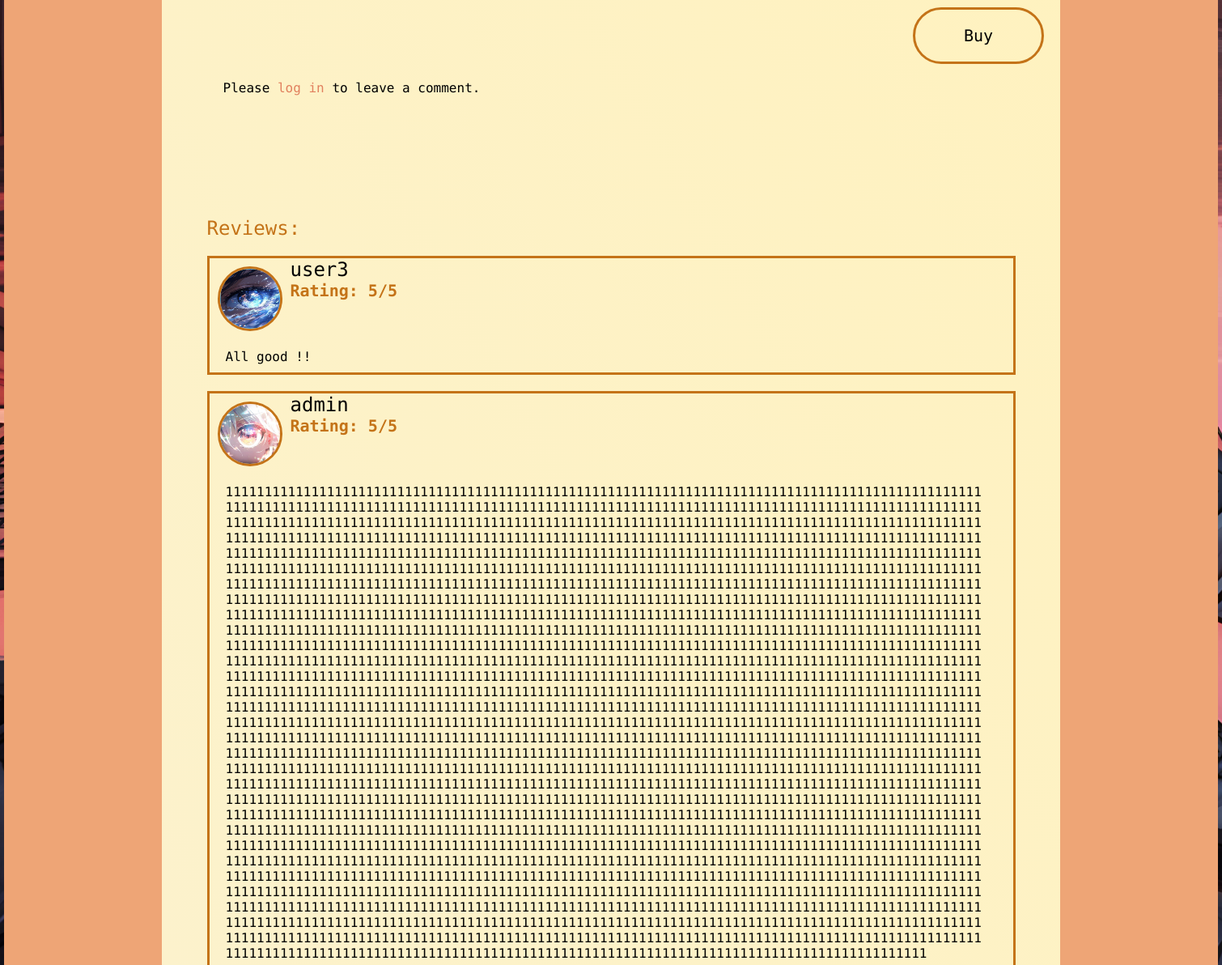
/product/1/ (middle part), run on an earlier commit of the app's database.
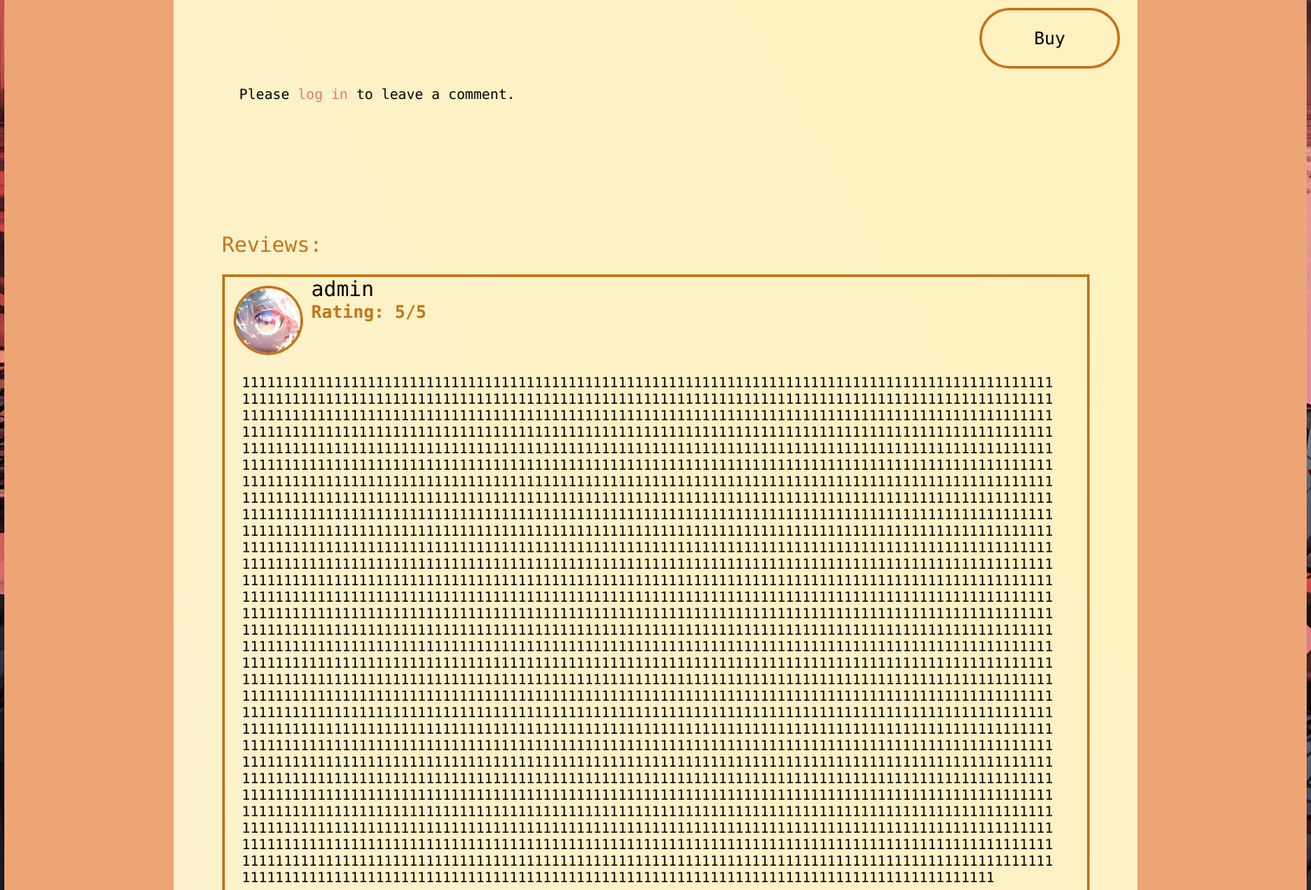
And on a later commit of the database.
### mainpage/models.py (models this page shows, shortened)
class ProductComment(models.Model):
    user = models.ForeignKey(CustomUser, on_delete=models.CASCADE)
    product = models.ForeignKey(Product, on_delete=models.CASCADE)
    rating = models.PositiveSmallIntegerField(choices=[(i, str(i)) for i in range(1, 6)])
    comment = models.TextField(max_length=3000, blank=True, null=True)
    created_at = models.DateTimeField(auto_now_add=True)
    class Meta:
        unique_together = ['user', 'product']  # One comment per user for each product

class CustomUser(AbstractBaseUser, PermissionsMixin):
    username = models.CharField(max_length=150, unique=True, db_index=True, null=False)
    email = models.EmailField(unique=True, null=False)
    is_active = models.BooleanField(default=True)
    is_staff = models.BooleanField(default=False)
    date_joined = models.DateTimeField(default=timezone.now)
    favorite_products = models.ManyToManyField(Product, related_name='favorited_by')
    cart_products = models.ManyToManyField(Product, related_name='added_to_carts_by')
    objects = CustomUserManager()
    USERNAME_FIELD = 'username'
    REQUIRED_FIELDS = ['email']

### user_profile/models.py (models this page shows, shortened)
class UserProfile(models.Model):
    user = models.OneToOneField(CustomUser, on_delete=models.CASCADE, related_name='profile')
    username = models.CharField(max_length=150, unique=True)
    first_name = models.CharField(max_length=50, default="-")
    last_name = models.CharField(max_length=50, default="-")
    email = models.EmailField()
    avatar = models.ImageField(upload_to='avatars/', null=True, blank=True, default='avatars/default.png')
    phone_number = models.CharField(max_length=20, null=True, blank=True, default="-")

### mainpage/views.py (the view)
# urls.py: path('product/<int:product_id>/', views.product_detail, name='product-detail'),
def product_detail(request, product_id):
    product = get_object_or_404(Product, id=product_id)
    profile = None
    user = request.user
    user_comment = None
    if user.is_authenticated:
        try:
            profile = UserProfile.objects.get(user=user)
        except UserProfile.DoesNotExist:
            pass
        comments = ProductComment.objects.filter(product=product)
        user_comment = comments.filter(user=user).first()
        if request.method == 'POST':
            form = ProductCommentForm(request.POST)
            if form.is_valid():
                comment = form.save(commit=False)
                comment.user = request.user
                comment.product = product
                comment.save()
                return redirect('product-detail', product_id=product_id)
        else:
            form = ProductCommentForm()
    else:
        form = None
        comments = ProductComment.objects.filter(product=product)
    context = {
        'product': product,
        'profile': profile,
        'form': form,
        'user_comment': user_comment,
        'comments': comments,
    }
    return render(request, 'mainpage/product_detail.html', context)

### mainpage/models.py (called while the page is built)
    def __str__(self):
        return self.name

### mainpage/templates/mainpage/product_detail.html (shortened to what this page needs)
{% extends 'mainpage/base.html' %}
{% load static %}
{% block content %}
<div class="product-detail-body">
    <section class="product-detail-main">
        <div class="product-detail-content">
            <div class="product-detail-container {% if not user.is_authenticated %}  {% elif user.is_authenticated %} {% if not comments %} height-1300 {% endif %}  {% endif %}">
                <form method="post" action="{% url 'add-to-cart' product.id %}">
                    <button type="submit" class="buy-button">Buy</button>
                </form>
                {% if user.is_authenticated %}
                {% if not user_comment %}
                <div class="product-comment-form">
                    <h2>Add a Comment:</h2>
                    <form method="post">
                        {% csrf_token %}
                        {{ form.as_p }}
                        <button class="add-comment-btn" type="submit">Add Comment</button>
                    </form>
                </div>
                {% endif %}
                {% else %}
                <div class="all-comments">
                <p >Please <a href="{% url 'login-page' %}">log in</a> to leave a comment.</p>
                    </div>
                {% endif %}
                {% if comments %}
                <div class="all-comments">
                    <h2>Reviews:</h2>
                    <ul>
                        {% for comment in comments %}
                        <li>
                            <div class="all-about-comment">
                                <img src="{{ comment.user.profile.avatar.url }}"
                                     alt="{{ comment.user.username }}-avatar">
                                <h3 class="username-comment"><strong>{{ comment.user.username }}</strong></h3>
                                <p class="user-rating">Rating: {{ comment.rating }}/5</p>
                                <p class="user-comment">{{ comment.comment }}</p>
                            </div>
                        </li>
                        {% endfor %}
                    </ul>
                </div>
                {% endif %}
            </div>
        </div>
    </section>
</div>
{% endblock %}

What changed in the data, as far as the page shows it:
removed ProductComment: user.profile.avatar (picture), user.username "user3", rating "5", comment "All good !!"
